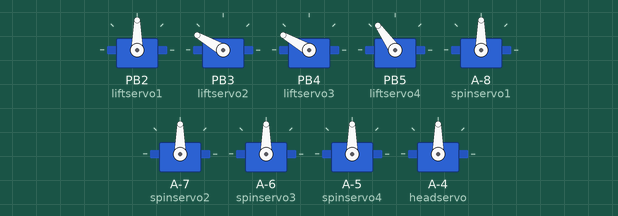
This sketch was run on a simulated ATtiny85, built with avr-gcc and run on an emulated ATtiny85. Parts: 9 × servo.

Above: at 1.85 s.
At 2.25 s:
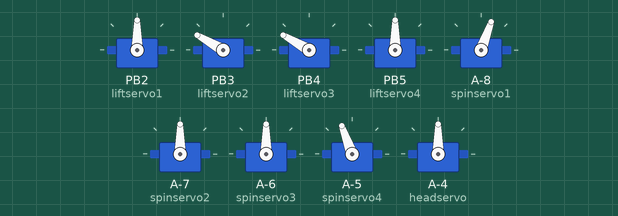
At 2.65 s:
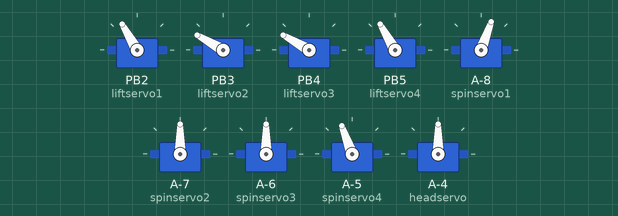
At 2.85 s:
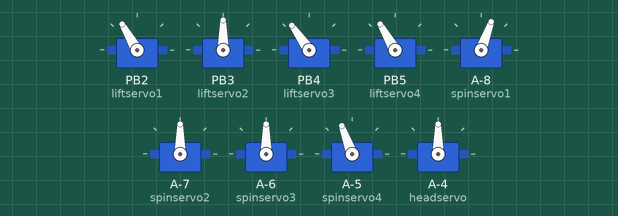
At 3.05 s:
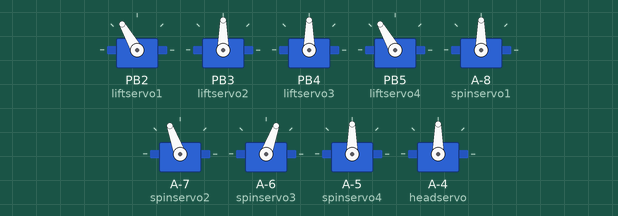
At 3.45 s:
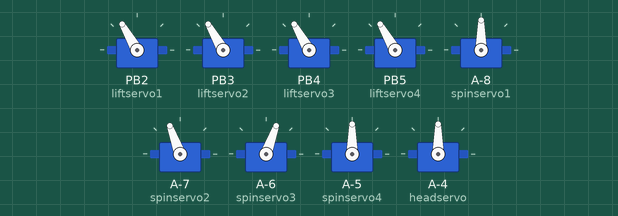
Timing chart, 0 to 5.6 s (numbered marks = the images above):
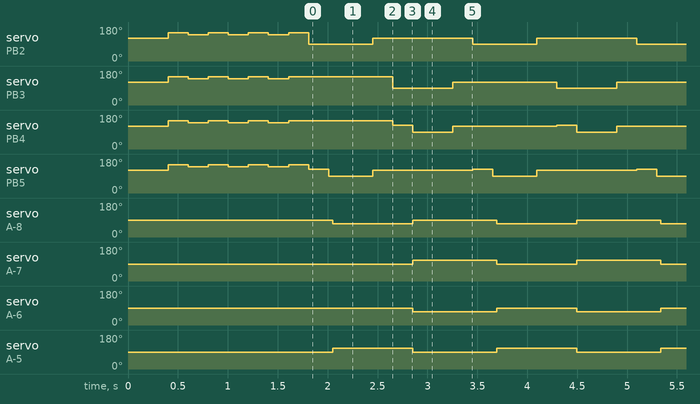

The sketch:

mark_hardCode.ino
```cpp
#include <SoftwareServo.h>


SoftwareServo spinservo1;
SoftwareServo liftservo1;
SoftwareServo spinservo2;
SoftwareServo liftservo2;
SoftwareServo spinservo3;
SoftwareServo liftservo3;
SoftwareServo spinservo4;
SoftwareServo liftservo4;
SoftwareServo headservo;
int ledRED = 11;
int ledGRN = 12;
int ledBLU = 13;

int poslift = 0;    // variable to store the lift servo position
int posspin = 0;    // variable to store the spin servo position
int rest = 90;      // variable for center leg location
int A = 0;
int B = 0;


void setup()
{
  // if noodle is face forward :
  liftservo1.attach(2); //lift front right leg
  liftservo2.attach(3); //lift front left leg
  liftservo3.attach(4); //lift back right leg
  liftservo4.attach(5); //lift back left leg
  spinservo1.attach(6); //rotate front right leg
  spinservo2.attach(7); //rotate front left leg
  spinservo3.attach(8); //rotate back right leg
  spinservo4.attach(9); //rotate back left leg
  headservo.attach(10); //turns eye stalk gantry
  pinMode(ledRED, OUTPUT);
  pinMode(ledGRN, OUTPUT);
  pinMode(ledBLU, OUTPUT);

  //postion legs in square to start walking...
  spinservo1.write(90);
  spinservo2.write(90);
  spinservo3.write(90);
  spinservo4.write(90);
  liftservo1.write(120);
  liftservo2.write(120);
  liftservo3.write(120);
  liftservo4.write(120);
  headservo.write(90);
  digitalWrite(ledRED, LOW);
  //digitalWrite(ledRED, HIGH);
  //digitalWrite(ledGRN, HIGH);
  myDelay(400);
  bounce();
  digitalWrite(ledRED, HIGH);


}

void loop() {
  //step 1

  /*
  for (poslift = 150; poslift > 110; poslift--) {  //lift legs 1 and 4 starting point is first, lifting point is second
    liftservo1.write(poslift);
    liftservo4.write(poslift);
    myDelay(10);
  }
  */
  liftservo1.write(90);
  liftservo4.write(125);
  myDelay(200);  // Time it takes to lift up.
  liftservo4.write(90);
  myDelay(40);
  /*
  for (posspin = 0; posspin < 20; posspin++) {    // rotate legs 1 and 4 forward, legs 2 and 3 backward
    A = 90 - posspin;
    B = 90 + posspin;
    spinservo1.write(A);
    spinservo4.write(B);
    spinservo2.write(A);
    spinservo3.write(B);
    myDelay(10);
  }
  */
  int amount = 20;
  spinservo1.write(90-amount);
  spinservo4.write(90+amount);
  spinservo2.write(90);
  spinservo3.write(90);

  myDelay(400); // Time it takes to rotate.
  /*
  for (poslift = 110; poslift < 150; poslift++) {  //drop legs 1 and 4 first variable must match lift routines second variable
    liftservo1.write(poslift);
    liftservo4.write(poslift);
    myDelay(10);
  }
  */

  liftservo1.write(120);
  liftservo4.write(120);

  myDelay(200);


  //step 2
  /*
  for (poslift = 150; poslift > 110; poslift--) {  //lift legs 2 and 3
    liftservo2.write(poslift);
    liftservo3.write(poslift);
    myDelay(10);
  }
  */
  liftservo2.write(90);
  liftservo3.write(125);
  myDelay(200);
  liftservo3.write(90);

/*
  for (posspin = 0; posspin < 20; posspin++) {    // rotate legs 2 and 3 forward, legs 1 and 4 backward
    B = 90 - posspin;
    A = 90 + posspin;
    spinservo1.write(A);
    spinservo4.write(B);
    spinservo2.write(A);
    spinservo3.write(B);
    myDelay(10);

  }
  */
  spinservo2.write(110);
  spinservo3.write(70);
  spinservo1.write(90);
  spinservo4.write(90);

  myDelay(400);

   /*
  for (poslift = 110; poslift < 150; poslift++) {  //drop legs 2 and 3
    liftservo2.write(poslift);
    liftservo3.write(poslift);
    myDelay(10);
  }
*/
    liftservo2.write(120);
    liftservo3.write(120);

  myDelay(200);

}

void myDelay( int mSecs ) {
  for (int i = 0; i < (mSecs / 10); i++) {
    SoftwareServo::refresh();
    delay(10);
  }
}

void bounce() {
  setLift(150);
  myDelay(200);
  setLift(140);
  myDelay(200);
  setLift(150);
  myDelay(200);
  setLift(140);
  myDelay(200);
  setLift(150);
  myDelay(200);
  setLift(140);
  myDelay(200);
  setLift(150);
  myDelay(200);
}

void setLift( int lift ) {
  liftservo1.write(lift);
  liftservo2.write(lift);
  liftservo3.write(lift);
  liftservo4.write(lift);
}
```

Measured:
- by itself, servo on A-8 (spinservo1): alternates 90° for 0.84 s and 70° for 0.80 s
- by itself, servo on A-7 (spinservo2): alternates 110° for 0.84 s and 90° for 0.80 s
- by itself, servo on A-6 (spinservo3): alternates 90° for 0.80 s and 70° for 0.84 s
- by itself, servo on A-5 (spinservo4): alternates 110° for 0.80 s and 90° for 0.84 s
- by itself, servo on PB2 (liftservo1): 120° → 150° at 0.40 s, → 140° 0.20 s later, → 150° 0.20 s later, → 140° 0.20 s later, … (54 changes in this stretch)
- by itself, servo on PB3 (liftservo2): 120° → 150° at 0.40 s, → 140° 0.20 s later, → 150° 0.20 s later, → 140° 0.20 s later, … (53 changes in this stretch)
